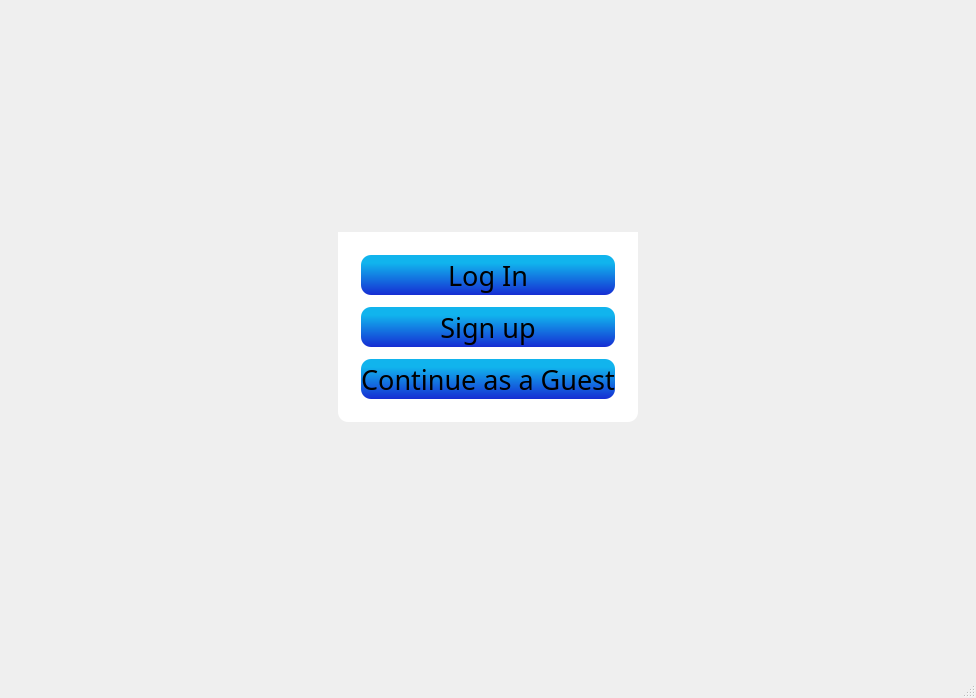
<?xml version="1.0" encoding="UTF-8"?>
<ui version="4.0">
 <class>MainWindow1</class>
 <widget class="QMainWindow" name="MainWindow1">
  <property name="geometry">
   <rect>
    <x>0</x>
    <y>0</y>
    <width>976</width>
    <height>698</height>
   </rect>
  </property>
  <property name="font">
   <font>
    <bold>false</bold>
   </font>
  </property>
  <property name="windowTitle">
   <string>MainWindow1</string>
  </property>
  <property name="autoFillBackground">
   <bool>false</bool>
  </property>
  <property name="styleSheet">
   <string notr="true">QMainWindow
{
	border-image: url(:/Logic/Graphics/Ready/Login Background.png) 0 0 0 0 stretch stretch;
}</string>
  </property>
  <widget class="QWidget" name="centralwidget">
   <property name="styleSheet">
    <string notr="true"/>
   </property>
   <widget class="QStackedWidget" name="stackedWidget">
    <property name="geometry">
     <rect>
      <x>11</x>
      <y>11</y>
      <width>954</width>
      <height>626</height>
     </rect>
    </property>
    <property name="styleSheet">
     <string notr="true"/>
    </property>
    <property name="currentIndex">
     <number>0</number>
    </property>
    <widget class="QWidget" name="page1">
     <layout class="QGridLayout" name="gridLayout_5">
      <item row="1" column="2">
       <spacer name="horizontalSpacer_4">
        <property name="orientation">
         <enum>Qt::Orientation::Horizontal</enum>
        </property>
        <property name="sizeHint" stdset="0">
         <size>
          <width>174</width>
          <height>20</height>
         </size>
        </property>
       </spacer>
      </item>
      <item row="2" column="1">
       <spacer name="verticalSpacer_3">
        <property name="orientation">
         <enum>Qt::Orientation::Vertical</enum>
        </property>
        <property name="sizeHint" stdset="0">
         <size>
          <width>20</width>
          <height>32</height>
         </size>
        </property>
       </spacer>
      </item>
      <item row="1" column="0">
       <spacer name="horizontalSpacer_3">
        <property name="orientation">
         <enum>Qt::Orientation::Horizontal</enum>
        </property>
        <property name="sizeHint" stdset="0">
         <size>
          <width>174</width>
          <height>20</height>
         </size>
        </property>
       </spacer>
      </item>
      <item row="1" column="1">
       <layout class="QGridLayout" name="gridLayout_3">
        <item row="0" column="1">
         <spacer name="verticalSpacer">
          <property name="orientation">
           <enum>Qt::Orientation::Vertical</enum>
          </property>
          <property name="sizeHint" stdset="0">
           <size>
            <width>20</width>
            <height>40</height>
           </size>
          </property>
         </spacer>
        </item>
        <item row="1" column="0">
         <spacer name="horizontalSpacer">
          <property name="orientation">
           <enum>Qt::Orientation::Horizontal</enum>
          </property>
          <property name="sizeHint" stdset="0">
           <size>
            <width>40</width>
            <height>20</height>
           </size>
          </property>
         </spacer>
        </item>
        <item row="1" column="1">
         <widget class="QGroupBox" name="groupBox_3">
          <property name="styleSheet">
           <string notr="true">QGroupBox
{
	border-radius: 0px;
	padding: 3px;
}</string>
          </property>
          <property name="title">
           <string/>
          </property>
          <layout class="QVBoxLayout" name="verticalLayout_3">
           <property name="spacing">
            <number>0</number>
           </property>
           <property name="topMargin">
            <number>0</number>
           </property>
           <item>
            <widget class="QLabel" name="label">
             <property name="text">
              <string/>
             </property>
             <property name="pixmap">
              <pixmap resource="images.qrc">:/Logic/Graphics/Ready/Login Graphic.png</pixmap>
             </property>
             <property name="scaledContents">
              <bool>true</bool>
             </property>
            </widget>
           </item>
           <item>
            <widget class="QGroupBox" name="groupBox">
             <property name="styleSheet">
              <string notr="true">QGroupBox
{
	color:white;
	Background-color: White;
	border-bottom-left-radius: 10px;
	border-bottom-right-radius: 10px;
}

QPushButton
{
	font: 300 20pt &quot;Montserrat&quot;;
	Background: qlineargradient(spread:pad, x1:0.5, y1:1, x2:0.5, y2:0.2, stop:0 rgba(22, 45, 211, 255), stop:1 rgba(17, 180, 237, 255));
	Border-radius: 10px;
	height: 40px
}

QPushButton:hover
{
	font: 300 20pt &quot;Montserrat&quot;;
	Background: qlineargradient(spread:pad, x1:0.5, y1:1, x2:0.5, y2:0.2, stop:0 rgba(22, 45, 150, 255), stop:1 rgba(17, 180, 237, 255));
	Border-radius: 10px;
	height: 40px
}

QPushButton:pressed
{
	font: 300 20pt &quot;Montserrat&quot;;
	Background: qlineargradient(spread:pad, x1:0.5, y1:1, x2:0.5, y2:0.2, stop:0 rgba(22, 45, 150, 255), stop:1 rgba(17, 180, 150, 255));
	Border-radius: 10px;
	height: 40px;
}</string>
             </property>
             <property name="title">
              <string>sign in </string>
             </property>
             <layout class="QVBoxLayout" name="verticalLayout_2">
              <property name="spacing">
               <number>12</number>
              </property>
              <property name="leftMargin">
               <number>20</number>
              </property>
              <property name="topMargin">
               <number>20</number>
              </property>
              <property name="rightMargin">
               <number>20</number>
              </property>
              <property name="bottomMargin">
               <number>20</number>
              </property>
              <item>
               <widget class="QPushButton" name="Login_Button">
                <property name="font">
                 <font>
                  <family>Montserrat</family>
                  <pointsize>20</pointsize>
                  <italic>false</italic>
                  <fontweight>Light</fontweight>
                 </font>
                </property>
                <property name="styleSheet">
                 <string notr="true"/>
                </property>
                <property name="text">
                 <string>Log In</string>
                </property>
                <property name="flat">
                 <bool>false</bool>
                </property>
               </widget>
              </item>
              <item>
               <widget class="QPushButton" name="Signup_Button">
                <property name="font">
                 <font>
                  <family>Montserrat</family>
                  <pointsize>20</pointsize>
                  <italic>false</italic>
                  <fontweight>Light</fontweight>
                 </font>
                </property>
                <property name="styleSheet">
                 <string notr="true"/>
                </property>
                <property name="text">
                 <string>Sign up</string>
                </property>
               </widget>
              </item>
              <item>
               <widget class="QPushButton" name="Guest_Button">
                <property name="font">
                 <font>
                  <family>Montserrat</family>
                  <pointsize>20</pointsize>
                  <italic>false</italic>
                  <fontweight>Light</fontweight>
                 </font>
                </property>
                <property name="styleSheet">
                 <string notr="true"/>
                </property>
                <property name="text">
                 <string>Continue as a Guest</string>
                </property>
               </widget>
              </item>
             </layout>
            </widget>
           </item>
          </layout>
         </widget>
        </item>
        <item row="1" column="2">
         <spacer name="horizontalSpacer_2">
          <property name="orientation">
           <enum>Qt::Orientation::Horizontal</enum>
          </property>
          <property name="sizeHint" stdset="0">
           <size>
            <width>40</width>
            <height>20</height>
           </size>
          </property>
         </spacer>
        </item>
        <item row="2" column="1">
         <spacer name="verticalSpacer_2">
          <property name="orientation">
           <enum>Qt::Orientation::Vertical</enum>
          </property>
          <property name="sizeHint" stdset="0">
           <size>
            <width>20</width>
            <height>40</height>
           </size>
          </property>
         </spacer>
        </item>
       </layout>
      </item>
      <item row="0" column="1">
       <spacer name="verticalSpacer_4">
        <property name="orientation">
         <enum>Qt::Orientation::Vertical</enum>
        </property>
        <property name="sizeHint" stdset="0">
         <size>
          <width>20</width>
          <height>32</height>
         </size>
        </property>
       </spacer>
      </item>
     </layout>
    </widget>
    <widget class="QWidget" name="page2">
     <layout class="QGridLayout" name="gridLayout_9">
      <item row="1" column="2">
       <spacer name="horizontalSpacer_10">
        <property name="orientation">
         <enum>Qt::Orientation::Horizontal</enum>
        </property>
        <property name="sizeHint" stdset="0">
         <size>
          <width>173</width>
          <height>20</height>
         </size>
        </property>
       </spacer>
      </item>
      <item row="1" column="1">
       <layout class="QGridLayout" name="gridLayout_8">
        <item row="0" column="1">
         <spacer name="verticalSpacer_6">
          <property name="orientation">
           <enum>Qt::Orientation::Vertical</enum>
          </property>
          <property name="sizeHint" stdset="0">
           <size>
            <width>20</width>
            <height>40</height>
           </size>
          </property>
         </spacer>
        </item>
        <item row="1" column="0">
         <spacer name="horizontalSpacer_8">
          <property name="orientation">
           <enum>Qt::Orientation::Horizontal</enum>
          </property>
          <property name="sizeHint" stdset="0">
           <size>
            <width>40</width>
            <height>20</height>
           </size>
          </property>
         </spacer>
        </item>
        <item row="1" column="1">
         <widget class="QGroupBox" name="MiddleBox">
          <property name="styleSheet">
           <string notr="true">QGroupBox
{
	border-radius: 0px;
	padding: 3px;
}

QPushButton
{
	font: 300 15pt &quot;Montserrat&quot;;
	Background: qlineargradient(spread:pad, x1:0.5, y1:1, x2:0.5, y2:0.2, stop:0 rgba(22, 45, 211, 255), stop:1 rgba(17, 180, 237, 255));
	Border-radius: 5px;
	height: 30px;
	width: 100px;
}

QPushButton:hover
{
	font: 300 15pt &quot;Montserrat&quot;;
	Background: qlineargradient(spread:pad, x1:0.5, y1:1, x2:0.5, y2:0.2, stop:0 rgba(22, 45, 150, 255), stop:1 rgba(17, 180, 237, 255));
	Border-radius: 5px;
	height: 30px;
	width: 100px;
}

QPushButton:pressed
{
	font: 300 15pt &quot;Montserrat&quot;;
	Background: qlineargradient(spread:pad, x1:0.5, y1:1, x2:0.5, y2:0.2, stop:0 rgba(22, 45, 150, 255), stop:1 rgba(17, 180, 150, 255));
	Border-radius: 5px;
	height: 30px;
	width: 100px;
}</string>
          </property>
          <property name="title">
           <string/>
          </property>
          <layout class="QVBoxLayout" name="verticalLayout">
           <property name="spacing">
            <number>0</number>
           </property>
           <item>
            <widget class="QLabel" name="label_2">
             <property name="text">
              <string/>
             </property>
             <property name="pixmap">
              <pixmap resource="images.qrc">:/Logic/Graphics/Ready/Login Graphic.png</pixmap>
             </property>
             <property name="scaledContents">
              <bool>true</bool>
             </property>
            </widget>
           </item>
           <item>
            <widget class="QGroupBox" name="LoginFormGroup">
             <property name="styleSheet">
              <string notr="true">QGroupBox
{
	color:white;
	Background-color: White;
	border-bottom-left-radius: 10px;
	border-bottom-right-radius: 10px;
}

QLabel
{
	font: 300 12pt &quot;Montserrat&quot;;
	color: Black;
}

QLineEdit
{
	color: black;
	font: 15pt &quot;Montserrat&quot;;
	border: 2px solid green;
	Background-color: white;
	font-size: 14px;
	selection-background-color: lightgray;
	height: 25px;
}

QLineEdit:focus
{
    border: 2px solid blue;
    background-color: #f0f8ff; /* Light blue */
}
</string>
             </property>
             <property name="title">
              <string/>
             </property>
             <layout class="QVBoxLayout" name="verticalLayout_4">
              <item>
               <layout class="QGridLayout" name="gridLayout_7">
                <item row="0" column="0">
                 <widget class="QPushButton" name="BackLogin_button">
                  <property name="styleSheet">
                   <string notr="true">QPushButton#BackLogin_button
{
	font: 300 13pt &quot;Montserrat&quot;;
	color: grey;
	Background: rgba(0, 0, 0, 0);
}

QPushButton#BackLogin_button:hover
{
	font: 300 13pt &quot;Montserrat&quot;;
	color: rgb(90, 90, 90);
	Background: rgba(0, 0, 0, 0);
}

QPushButton#BackLogin_button:pressed
{
	font: 300 13pt &quot;Montserrat&quot;;
	color: rgb(36, 36, 36)
	Background: rgba(0, 0, 0, 0);
}</string>
                  </property>
                  <property name="text">
                   <string>&lt; Back</string>
                  </property>
                  <property name="iconSize">
                   <size>
                    <width>12</width>
                    <height>9</height>
                   </size>
                  </property>
                 </widget>
                </item>
                <item row="0" column="1">
                 <spacer name="horizontalSpacer_11">
                  <property name="orientation">
                   <enum>Qt::Orientation::Horizontal</enum>
                  </property>
                  <property name="sizeHint" stdset="0">
                   <size>
                    <width>40</width>
                    <height>20</height>
                   </size>
                  </property>
                 </spacer>
                </item>
               </layout>
              </item>
              <item>
               <layout class="QGridLayout" name="gridLayout_2">
                <item row="0" column="0">
                 <widget class="QLabel" name="username_2">
                  <property name="font">
                   <font>
                    <family>Montserrat</family>
                    <pointsize>12</pointsize>
                    <italic>false</italic>
                    <fontweight>Light</fontweight>
                   </font>
                  </property>
                  <property name="lineWidth">
                   <number>1</number>
                  </property>
                  <property name="midLineWidth">
                   <number>0</number>
                  </property>
                  <property name="text">
                   <string>Username</string>
                  </property>
                  <property name="alignment">
                   <set>Qt::AlignmentFlag::AlignCenter</set>
                  </property>
                  <property name="openExternalLinks">
                   <bool>false</bool>
                  </property>
                 </widget>
                </item>
                <item row="1" column="0">
                 <layout class="QGridLayout" name="gridLayout">
                  <item row="0" column="0">
                   <spacer name="horizontalSpacer_13">
                    <property name="orientation">
                     <enum>Qt::Orientation::Horizontal</enum>
                    </property>
                    <property name="sizeType">
                     <enum>QSizePolicy::Policy::Minimum</enum>
                    </property>
                    <property name="sizeHint" stdset="0">
                     <size>
                      <width>35</width>
                      <height>20</height>
                     </size>
                    </property>
                   </spacer>
                  </item>
                  <item row="0" column="1">
                   <widget class="QLineEdit" name="username"/>
                  </item>
                  <item row="0" column="2">
                   <spacer name="horizontalSpacer_12">
                    <property name="orientation">
                     <enum>Qt::Orientation::Horizontal</enum>
                    </property>
                    <property name="sizeType">
                     <enum>QSizePolicy::Policy::Minimum</enum>
                    </property>
                    <property name="sizeHint" stdset="0">
                     <size>
                      <width>35</width>
                      <height>20</height>
                     </size>
                    </property>
                   </spacer>
                  </item>
                 </layout>
                </item>
               </layout>
              </item>
              <item>
               <spacer name="verticalSpacer_5">
                <property name="orientation">
                 <enum>Qt::Orientation::Vertical</enum>
                </property>
                <property name="sizeType">
                 <enum>QSizePolicy::Policy::Minimum</enum>
                </property>
                <property name="sizeHint" stdset="0">
                 <size>
                  <width>10</width>
                  <height>22</height>
                 </size>
                </property>
               </spacer>
              </item>
              <item>
               <layout class="QGridLayout" name="gridLayout_11">
                <item row="1" column="0">
                 <layout class="QGridLayout" name="gridLayout_6">
                  <item row="1" column="0">
                   <spacer name="horizontalSpacer_15">
                    <property name="orientation">
                     <enum>Qt::Orientation::Horizontal</enum>
                    </property>
                    <property name="sizeType">
                     <enum>QSizePolicy::Policy::Minimum</enum>
                    </property>
                    <property name="sizeHint" stdset="0">
                     <size>
                      <width>35</width>
                      <height>20</height>
                     </size>
                    </property>
                   </spacer>
                  </item>
                  <item row="1" column="4">
                   <spacer name="horizontalSpacer_14">
                    <property name="orientation">
                     <enum>Qt::Orientation::Horizontal</enum>
                    </property>
                    <property name="sizeType">
                     <enum>QSizePolicy::Policy::Minimum</enum>
                    </property>
                    <property name="sizeHint" stdset="0">
                     <size>
                      <width>35</width>
                      <height>20</height>
                     </size>
                    </property>
                   </spacer>
                  </item>
                  <item row="1" column="2">
                   <widget class="QLineEdit" name="password">
                    <property name="echoMode">
                     <enum>QLineEdit::EchoMode::Password</enum>
                    </property>
                   </widget>
                  </item>
                 </layout>
                </item>
                <item row="0" column="0">
                 <widget class="QLabel" name="password_2">
                  <property name="styleSheet">
                   <string notr="true">QLabel
{
	colour: black;
}</string>
                  </property>
                  <property name="text">
                   <string>Password</string>
                  </property>
                  <property name="alignment">
                   <set>Qt::AlignmentFlag::AlignCenter</set>
                  </property>
                 </widget>
                </item>
               </layout>
              </item>
              <item>
               <layout class="QGridLayout" name="confirmPasswordPar">
                <item row="2" column="0">
                 <layout class="QGridLayout" name="confContainer">
                  <item row="1" column="2">
                   <widget class="QLineEdit" name="password_3">
                    <property name="echoMode">
                     <enum>QLineEdit::EchoMode::Password</enum>
                    </property>
                   </widget>
                  </item>
                  <item row="1" column="4">
                   <spacer name="horizontalSpacer_16">
                    <property name="orientation">
                     <enum>Qt::Orientation::Horizontal</enum>
                    </property>
                    <property name="sizeType">
                     <enum>QSizePolicy::Policy::Minimum</enum>
                    </property>
                    <property name="sizeHint" stdset="0">
                     <size>
                      <width>35</width>
                      <height>20</height>
                     </size>
                    </property>
                   </spacer>
                  </item>
                  <item row="1" column="0">
                   <spacer name="horizontalSpacer_17">
                    <property name="orientation">
                     <enum>Qt::Orientation::Horizontal</enum>
                    </property>
                    <property name="sizeType">
                     <enum>QSizePolicy::Policy::Minimum</enum>
                    </property>
                    <property name="sizeHint" stdset="0">
                     <size>
                      <width>35</width>
                      <height>20</height>
                     </size>
                    </property>
                   </spacer>
                  </item>
                 </layout>
                </item>
                <item row="1" column="0">
                 <widget class="QLabel" name="password_4">
                  <property name="styleSheet">
                   <string notr="true">QLabel
{
	colour: black;
}</string>
                  </property>
                  <property name="text">
                   <string>Confirm Password</string>
                  </property>
                  <property name="alignment">
                   <set>Qt::AlignmentFlag::AlignCenter</set>
                  </property>
                 </widget>
                </item>
                <item row="0" column="0">
                 <spacer name="verticalSpacer_11">
                  <property name="orientation">
                   <enum>Qt::Orientation::Vertical</enum>
                  </property>
                  <property name="sizeType">
                   <enum>QSizePolicy::Policy::Minimum</enum>
                  </property>
                  <property name="sizeHint" stdset="0">
                   <size>
                    <width>10</width>
                    <height>22</height>
                   </size>
                  </property>
                 </spacer>
                </item>
               </layout>
              </item>
              <item>
               <spacer name="verticalSpacer_12">
                <property name="orientation">
                 <enum>Qt::Orientation::Vertical</enum>
                </property>
                <property name="sizeType">
                 <enum>QSizePolicy::Policy::Minimum</enum>
                </property>
                <property name="sizeHint" stdset="0">
                 <size>
                  <width>5</width>
                  <height>6</height>
                 </size>
                </property>
               </spacer>
              </item>
              <item>
               <widget class="QLabel" name="WrongWarning">
                <property name="font">
                 <font>
                  <family>Segoe UI</family>
                  <pointsize>9</pointsize>
                  <italic>false</italic>
                  <bold>false</bold>
                 </font>
                </property>
                <property name="styleSheet">
                 <string notr="true">color: rgb(255, 0, 0);
font: 9pt &quot;Segoe UI&quot;;</string>
                </property>
                <property name="lineWidth">
                 <number>1</number>
                </property>
                <property name="text">
                 <string>Wrong Username or Password !</string>
                </property>
                <property name="alignment">
                 <set>Qt::AlignmentFlag::AlignCenter</set>
                </property>
               </widget>
              </item>
              <item>
               <spacer name="verticalSpacer_10">
                <property name="orientation">
                 <enum>Qt::Orientation::Vertical</enum>
                </property>
                <property name="sizeType">
                 <enum>QSizePolicy::Policy::Minimum</enum>
                </property>
                <property name="sizeHint" stdset="0">
                 <size>
                  <width>5</width>
                  <height>6</height>
                 </size>
                </property>
               </spacer>
              </item>
              <item>
               <layout class="QGridLayout" name="gridLayout_10">
                <item row="0" column="0">
                 <spacer name="horizontalSpacer_6">
                  <property name="orientation">
                   <enum>Qt::Orientation::Horizontal</enum>
                  </property>
                  <property name="sizeHint" stdset="0">
                   <size>
                    <width>137</width>
                    <height>20</height>
                   </size>
                  </property>
                 </spacer>
                </item>
                <item row="0" column="1">
                 <widget class="QPushButton" name="Login_User_Button">
                  <property name="text">
                   <string>Log In</string>
                  </property>
                 </widget>
                </item>
                <item row="0" column="2">
                 <spacer name="horizontalSpacer_5">
                  <property name="orientation">
                   <enum>Qt::Orientation::Horizontal</enum>
                  </property>
                  <property name="sizeHint" stdset="0">
                   <size>
                    <width>136</width>
                    <height>20</height>
                   </size>
                  </property>
                 </spacer>
                </item>
               </layout>
              </item>
             </layout>
            </widget>
           </item>
          </layout>
         </widget>
        </item>
        <item row="1" column="2">
         <spacer name="horizontalSpacer_7">
          <property name="orientation">
           <enum>Qt::Orientation::Horizontal</enum>
          </property>
          <property name="sizeHint" stdset="0">
           <size>
            <width>40</width>
            <height>20</height>
           </size>
          </property>
         </spacer>
        </item>
        <item row="2" column="1">
         <spacer name="verticalSpacer_7">
          <property name="orientation">
           <enum>Qt::Orientation::Vertical</enum>
          </property>
          <property name="sizeHint" stdset="0">
           <size>
            <width>20</width>
            <height>40</height>
           </size>
          </property>
         </spacer>
        </item>
       </layout>
      </item>
      <item row="0" column="1">
       <spacer name="verticalSpacer_9">
        <property name="orientation">
         <enum>Qt::Orientation::Vertical</enum>
        </property>
        <property name="sizeHint" stdset="0">
         <size>
          <width>20</width>
          <height>12</height>
         </size>
        </property>
       </spacer>
      </item>
      <item row="2" column="1">
       <spacer name="verticalSpacer_8">
        <property name="orientation">
         <enum>Qt::Orientation::Vertical</enum>
        </property>
        <property name="sizeHint" stdset="0">
         <size>
          <width>20</width>
          <height>12</height>
         </size>
        </property>
       </spacer>
      </item>
      <item row="1" column="0">
       <spacer name="horizontalSpacer_9">
        <property name="orientation">
         <enum>Qt::Orientation::Horizontal</enum>
        </property>
        <property name="sizeHint" stdset="0">
         <size>
          <width>173</width>
          <height>20</height>
         </size>
        </property>
       </spacer>
      </item>
     </layout>
    </widget>
   </widget>
  </widget>
  <widget class="QMenuBar" name="menubar">
   <property name="geometry">
    <rect>
     <x>0</x>
     <y>0</y>
     <width>976</width>
     <height>25</height>
    </rect>
   </property>
  </widget>
  <widget class="QStatusBar" name="statusbar"/>
 </widget>
 <resources>
  <include location="images.qrc"/>
 </resources>
 <connections/>
</ui>
